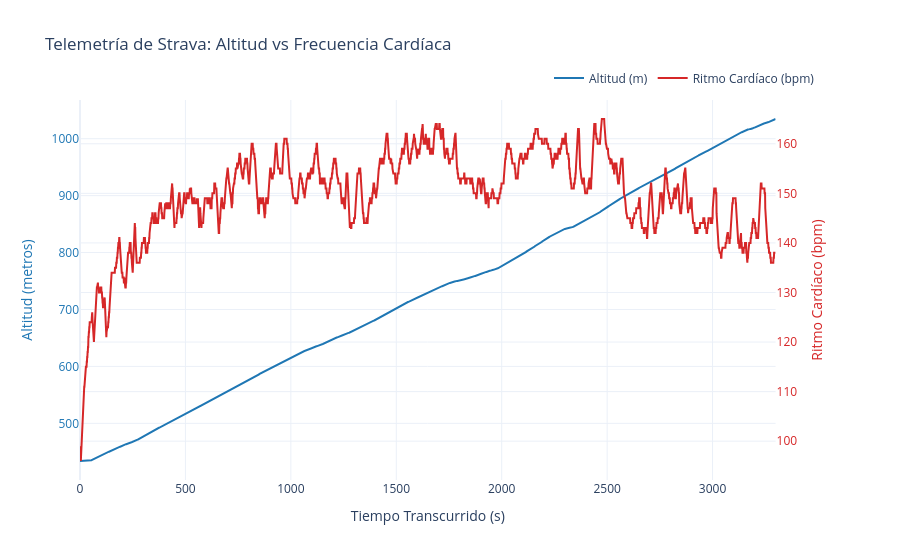

The notebook cell saved with this chart:
### Code cell
import plotly.graph_objects as go
from plotly.subplots import make_subplots

# 1. Crear la figura principal habilitando un eje Y secundario
fig = make_subplots(specs=[[{"secondary_y": True}]])

# 2. Añadir la línea de Altitud al eje Y principal (izquierda)
# El modo 'lines' y la personalización del color ayudan a diferenciar claramente los datos
fig.add_trace(
    go.Scatter(
        x=df_telemetria["time"], 
        y=df_telemetria["altitude"], 
        name="Altitud (m)", 
        mode="lines", 
        line=dict(color="#1f77b4", width=2) # Color azul
    ),
    secondary_y=False,
)

# 3. Añadir la línea de Frecuencia Cardíaca al eje Y secundario (derecha)
fig.add_trace(
    go.Scatter(
        x=df_telemetria["time"], 
        y=df_telemetria["heartrate"], 
        name="Ritmo Cardíaco (bpm)", 
        mode="lines", 
        line=dict(color="#d62728", width=2) # Color rojo
    ),
    secondary_y=True,
)

# 4. Configurar nombres de la gráfica y comportamiento interactivo
fig.update_layout(
    title_text="Telemetría de Strava: Altitud vs Frecuencia Cardíaca",
    template="plotly_white", # Un tema limpio
    hovermode="x unified",    # Permite ver ambos valores exactos al pasar el cursor sobre cualquier punto del tiempo
    legend=dict(orientation="h", yanchor="bottom", y=1.02, xanchor="right", x=1)
)

# 5. Nombrar el eje X
fig.update_xaxes(title_text="Tiempo Transcurrido (s)") 
# Nota: Si prefieres usar la hora real en lugar de los segundos transcurridos, cambia 'time' por 'timestamp' en el X de arriba.

# 6. Nombrar y colorear dinámicamente los ejes Y para que coincidan con las líneas
fig.update_yaxes(title_text="Altitud (metros)", secondary_y=False, title_font=dict(color="#1f77b4"), tickfont=dict(color="#1f77b4"))
fig.update_yaxes(title_text="Ritmo Cardíaco (bpm)", secondary_y=True, title_font=dict(color="#d62728"), tickfont=dict(color="#d62728"))

# ¡Renderizar la gráfica interactiva!
fig.show()

### Figure 1 — Plotly figure (JSON) as saved in the notebook; plotly's stock layout.template omitted (floating-point values rounded to 4 significant figures; data arrays with more than 128 entries replaced by an {"elided": "..."} marker saying what was removed)
{"data": [{"line": {"color": "#1f77b4", "width": 2}, "mode": "lines", "name": "Altitud (m)", "type": "scatter", "x": {"elided": "3300 int values"}, "xaxis": "x", "y": {"elided": "3300 float values"}, "yaxis": "y"}, {"line": {"color": "#d62728", "width": 2}, "mode": "lines", "name": "Ritmo Cardíaco (bpm)", "type": "scatter", "x": {"elided": "3300 int values"}, "xaxis": "x", "y": {"elided": "3300 int values"}, "yaxis": "y2"}], "layout": {"hovermode": "x unified", "legend": {"orientation": "h", "x": 1, "xanchor": "right", "y": 1.02, "yanchor": "bottom"}, "title": {"text": "Telemetría de Strava: Altitud vs Frecuencia Cardíaca"}, "xaxis": {"anchor": "y", "domain": [0, 0.94], "title": {"text": "Tiempo Transcurrido (s)"}}, "yaxis": {"anchor": "x", "domain": [0, 1], "tickfont": {"color": "#1f77b4"}, "title": {"font": {"color": "#1f77b4"}, "text": "Altitud (metros)"}}, "yaxis2": {"anchor": "x", "overlaying": "y", "side": "right", "tickfont": {"color": "#d62728"}, "title": {"font": {"color": "#d62728"}, "text": "Ritmo Cardíaco (bpm)"}}}}
